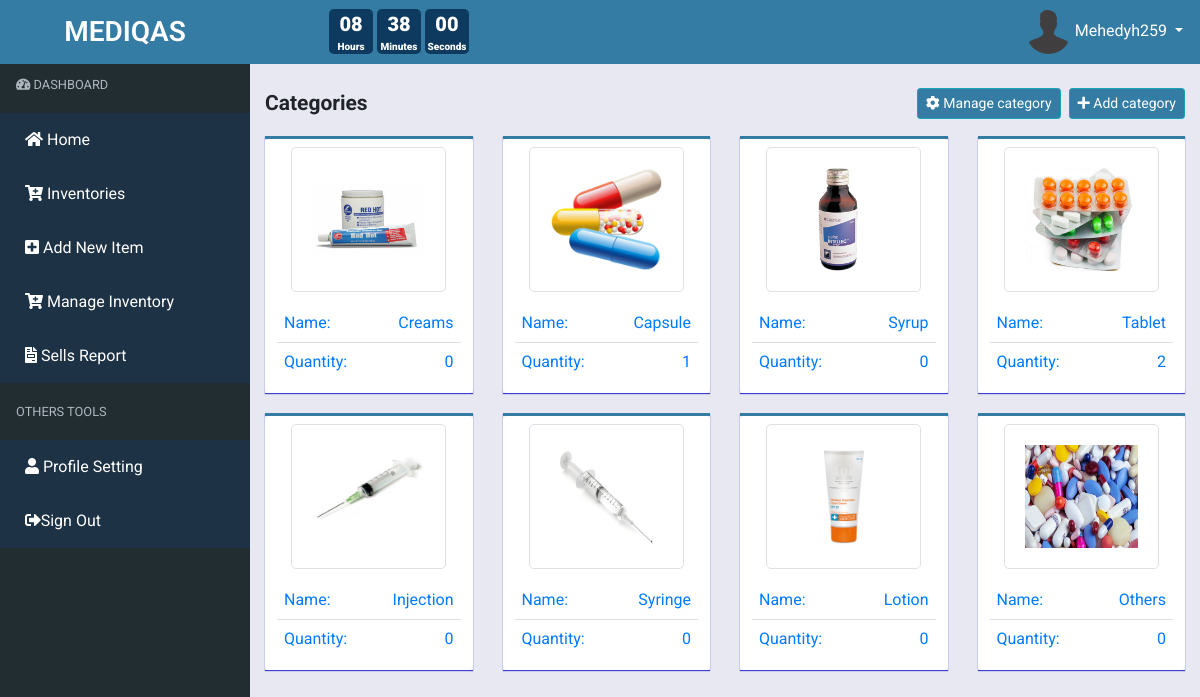
Page / (signed in) on the committed database.
### tables this page shows
CREATE TABLE `categories` (
  `id` int(11) NOT NULL,
  `name` varchar(200) NOT NULL,
  `picture` varchar(200) NOT NULL
);

### include/conn.php (called while the page is built, shortened)
<?php
 $base_url = 'http://localhost/mehedy/';
?>

### index.php (the view, shortened to what this page needs)
<?php
include('include/header.php');
include('include/conn.php');
?>
<section class="sidebar-area">
    <?php include('include/sidebar.php') ?>
</section>
<section class="content-area">
    <?php include('include/topbar.php');
    ?>
    <div class="manage-categories py-2 mt-3">
        <div class="container-fluid">
            <div class="row">
                <div class="col-md-12">
                    <span>Categories</span>
                    <a href="" class="btn btn-sm btn-info pull-right" data-toggle="modal" data-target="#addIn"><i
                            class="fa fa-plus"></i> Add category</a>
                    <a href="<?php  echo $base_url.'categories' ?>" class="btn btn-sm btn-info pull-right mr-2"><i
                            class="fa fa-cog"></i> Manage category</a>
                </div>
            </div>
        </div>
    </div>
    <div class="category-view mt-2">
        <div class="container-fluid">
            <div class="row">
                <?php
                $query = mysqli_query($conn,"select * from categories");
                while($row = mysqli_fetch_array($query)){
                    $name = $row['name'];
                    $q = mysqli_query($conn,"SELECT * FROM inventory where itemCategory = '$name' ");
                    $count = mysqli_num_rows($q);
                    ?>
                <div class="col-lg-3 col-md-6">
                    <a href="<?php  echo $base_url.'inventories?key='.base64_encode($row['name']); ?>">
                        <div class="single-category">
                            <div class="card" style="width:100%">
                                <img class="card-img-top img-thumbnail" src="assets/img/<?php echo $row['picture'] ?>"
                                    alt="Card image cap">
                                <div class="card-body">
                                    <ul class="list-group list-group-flush">
                                        <li class="list-group-item">Name: <span
                                                class="float-right text-capitalize"><?php echo $row['name'] ?></span>
                                        </li>
                                        <li class="list-group-item">Quantity: <span
                                                class="float-right"><?php  echo $count; ?></span></li>
                                    </ul>
                                </div>
                            </div>
                        </div>
                    </a>
                </div>
                <?php
                }
                ?>
            </div>
        </div>
    </div>
    <br>
    <br>
    <br>
    <br>
    <br>
    <br>
</section>
<?php include('include/footer.php');?>

### include/header.php (shortened to what this page needs)
<!DOCTYPE html>
<html lang="en">
    <head>
        <link rel="stylesheet" href="assets/css/bootstrap.min.css">
        <link rel="stylesheet" href="https://use.fontawesome.com/releases/v5.7.2/css/all.css" />
         <link rel="stylesheet" href="assets/css/dataTables.bootstrap4.min.css">
         <link rel="stylesheet" href="https://cdn.datatables.net/datetime/1.1.1/css/dataTables.dateTime.min.css" />
        <link rel="stylesheet" href="https://cdn.datatables.net/buttons/2.0.1/css/buttons.dataTables.min.css" />
        <link rel="stylesheet" href="assets/css/style.css">
    </head>
    <body>

### include/sidebar.php
<div class="sidebar">
    <a href="<?php  echo $base_url; ?>">
        <h3>MEDIQAS</h3>
    </a>
    <small class="text-muted pl-3"><i class="fa fa-tachometer-alt"></i> DASHBOARD</small>
    <ul>
        <li><a href="<?php  echo $base_url; ?>"><i class="fa fa-home"></i> Home</a></li>
        <li><a href="<?php  echo $base_url.'inventories'; ?>"><i class="fa fa-cart-plus"></i> Inventories </a></li>
        <li><a href="<?php  echo $base_url.'add-item'; ?>"><i class="fa fa-plus-square"></i> Add New Item</a></li>
        <li><a href="<?php  echo $base_url.'manage-inventories'; ?>"><i class="fa fa-cart-plus"></i> Manage Inventory</a></li>
        <li><a href="<?php  echo $base_url.'sells-report'; ?>"><i class="fa fa-file-invoice"></i> Sells Report</a></li>
    </ul>
    <small class="text-muted px-3">OTHERS TOOLS</small>
    <ul>
        <li><a href="<?php echo $base_url.'profile'; ?>"><i class="fa fa-user"></i> Profile Setting</a></li>
        <li><a href="logout.php"><i class="fa fa-sign-out-alt" aria-hidden="true"></i>Sign Out</a></li>
    </ul>
</div>

### include/topbar.php (shortened to what this page needs)
<div class="topbar">
    <div class="dropdown mr-2 clearfix ">
        <div id="clock">
            <div class='time '><span id="hour"></span>  <span>Hours</span></div>
            <div class='time' ><span id="minute"></span>  <span>Minutes</span></div>
            <div class='time ' ><span id="second"></span><span>Seconds</span></div>
        </div>
        <a style="text-decoration:none;color:#fff;" href=""class="dropdown-toggle drop-btn float-right" data-toggle="dropdown">
            <img src="assets/img/profile/<?php echo $_SESSION['picture']; ?>" alt="" style="height:45px; width:45px; border-radius:50%; ">
            <span class="text-capitalize"><?php  echo $_SESSION['userName']; ?></span>
        </a>
    </div>
</div>

### include/footer.php (shortened to what this page needs)
</body>
</html>

### assets/css/style.css (style rules this page uses)
* { padding: 0; margin: 0; }
body { font-family: 'Roboto', sans-serif; }
a, a:hover { text-decoration: none; }
.pull-right { float: right; }
.card { margin-bottom: 20px; border: none }
.sidebar-area { position: fixed; width: 250px; height: 100%; background: #222D32; padding: none; }
.sidebar { width: 100%; }
.sidebar h3 { background: #357CA5; color: #fff; padding: 15px 15px; font-weight: 600; text-align: center; }
.text-muted { color: #adb5bd !important }
ul { padding: 0 }
.sidebar ul { padding: 0; background: #1d3245; margin-top: 17px; }
.sidebar ul li { padding: 15px; transition: 0.25s ease-in-out; }
.sidebar ul li a { color: #fff; margin-left: 10px; display: block }
#clock { display: inline-block; margin-left: 70px; }
.time { height: 45px; width: 44px; display: inline-block; background: #0d3a5e !important; color: #fff; text-align: center; border-radius: 5px; }
#hour, #minute, #second, .time span { height: 65%; display: block; display: flex; align-items: center; justify-content: center; position: relative; font-size: 20px; font-weight: 900; }
.time span:last-child { color: ; font-size: 10px; height: 35% !important; }
.topbar { background: #357CA5; padding: 9px; height: 64px; }
.content-area { background: #e7e8f2; min-height: 100vh; margin-left: 250px; width: calc(100% - 250px) !important; }
.manage-categories span { font-size: 21px; font-weight: bold; }
.btn-info { background: #357CA5; }
.single-category { border-top: 3px solid #357CA5; box-sizing: border-box; box-shadow: 0px 1px 1px #3d41cd; transition: 0.5s ease-in-out; }
.single-category img { padding: 20px; width: 155px; margin: auto; height: 145px; border-radius: 5px; margin-top: 8px; }
.single-category ul li { padding: 7px; }
.card-body { padding: 12px; }

### rows in the picture
categories: picture (picture), name "Creams", count "0"
categories: picture (picture), name "Capsule", count "1"
categories: picture (picture), name "Syrup", count "0"
categories: picture (picture), name "Tablet", count "2"
categories: picture (picture), name "Injection", count "0"
categories: picture (picture), name "Syringe", count "0"
categories: picture (picture), name "Lotion", count "0"
categories: picture (picture), name "Others", count "0"

### other values in the picture
$_SESSION['userName'] "Mehedyh259"
